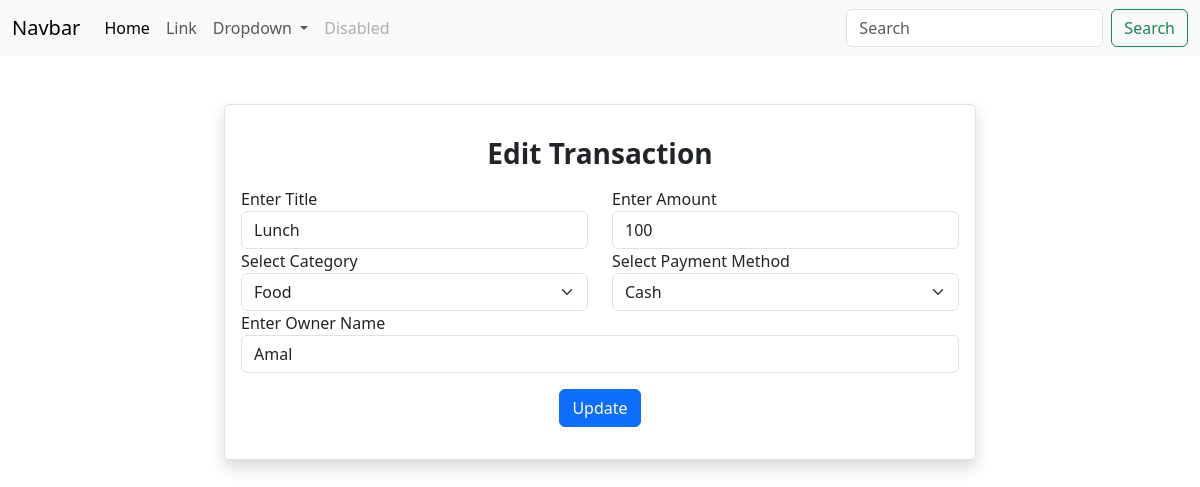
The page /transaction/1/change/ on the database as committed earlier.
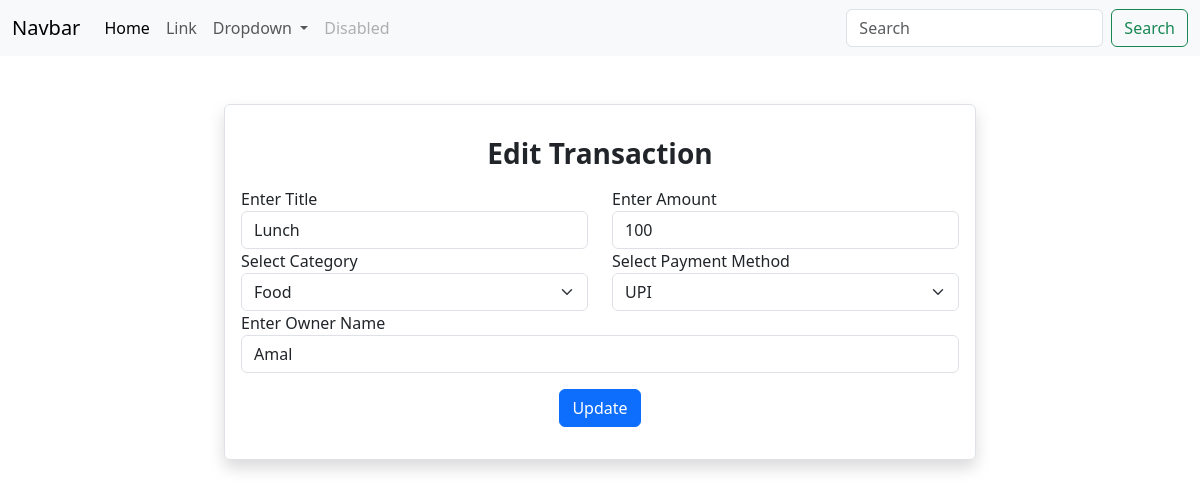
The same page on the database as committed later.
### myapp/models.py (models this page shows, shortened)
class Transactions(models.Model):
    title = models.CharField(max_length=50)
    amount = models.PositiveIntegerField()
    category_object = models.ForeignKey(Category,on_delete=models.CASCADE)
    payment_options = (
        ("cash","Cash"),
        ("upi","UPI"),
        ("card","Card")
    )
    payment_method = models.CharField(max_length=200,choices=payment_options,default="cash")
    created_date = models.DateTimeField(auto_now_add=True)
    user = models.CharField(max_length=200)

### myapp/views.py (the view, shortened to what this page needs)
# urls.py: path("transaction/<int:pk>/change/",views.TransactionUpdateView.as_view(),name="transaction-edit"),
class TransactionUpdateView(View):
    def get(self,request,*args,**kwargs):
        id = kwargs.get("pk")
        transaction_obj = Transactions.objects.get(id=id)
        form_instance = TransactionForm(instance=transaction_obj)
        return render(request,"transaction_edit.html",{"form":form_instance})

### myapp/forms.py
class TransactionForm(forms.ModelForm):
    class Meta:
        model = Transactions
        fields = ["title","amount","category_object","payment_method","user"]
        widgets = {
            "title":forms.TextInput(attrs={"class":"form-control"}),
            "amount":forms.NumberInput(attrs={"class":"form-control"}),
            "category_object":forms.Select(attrs={"class":"form-control form-select"}),
            "payment_method":forms.Select(attrs={"class":"form-control form-select"}),
            "user":forms.TextInput(attrs={"class":"form-control"})
        }

### myapp/models.py (called while the page is built)
    def __str__(self):
        return self.name

### myapp/templates/transaction_edit.html (shortened to what this page needs)
{%extends 'base.html'%}
{%block main_block%}
<div class="caontainer p-5">
    <div class="row">
        <div class="col-2"></div>
        <div class="col-8 p-3 border rounded shadow">
            <h3 class="text-center fw-bold my-3">Edit Transaction</h3>
            <form action="" method="post">
                <div class="row">
                    <div class="col-6">
                        <label for="">Enter Title</label>
                        {{form.title}}
                    </div>
                    <div class="col-6">
                        <label for="">Enter Amount</label>
                        {{form.amount}}
                    </div>
                </div>
                <div class="row">
                    <div class="col-6">
                        <label for="">Select Category</label>
                        {{form.category_object}}
                    </div>
                    <div class="col-6">
                        <label for="">Select Payment Method</label>
                        {{form.payment_method}}
                    </div>
                </div>
                <div class="row">
                    <div class="col-12">
                        <label for="">Enter Owner Name</label>
                        {{form.user}}
                    </div>
                </div>
                <button type="submit" class="btn btn-primary my-3 d-block mx-auto">Update</button>
            </form>
        </div>
        <div class="col-2"></div>
    </div>
</div>
{%endblock%}

Rows that differ between the two databases and show on the page:
changed Transactions "Lunch": payment_method "Cash" → "UPI"
